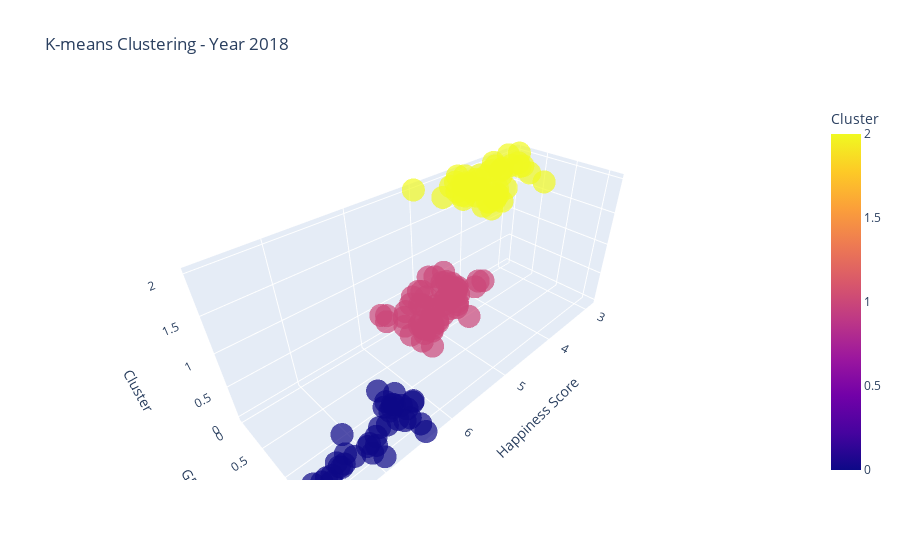

Write notebook code for a chart like this one.
### Markdown cell above
The scatter plot above display the cluster of the countries grouped into three clusters labeled 0,1, and 2 in the year **2017**. As observed, **Cluster 0** represents the countries with **higher Happiness Scores and GDP per Capita**. Countries like Norway, Denmark, and Switzerland likely share similarities regarding high well-being and economic strength.

On the other hand, **Cluster 1 has moderate values**. Countries like Malaysia, Poland, and Italy may have average well-being and moderate economic strength compared to other clusters. Lastly, **Cluster 2 represents countries with lower Happiness Scores and GDP per Capita values.** This includes countries like Chad, Liberia, and Yemen.

---

### Code cell
# Plot for 2018
kmeans_and_visualization(happiness18_df, 2018)

### Figure 1 — Plotly figure (JSON) as saved in the notebook; plotly's stock layout.template omitted (floating-point values rounded to 4 significant figures; data arrays with more than 128 entries replaced by an {"elided": "..."} marker saying what was removed)
{"data": [{"customdata": {"elided": "151x1 str values"}, "hovertemplate": "Happiness Score=%{x}<br>GDP per Capita=%{y}<br>Cluster=%{marker.color}<br>Country=%{customdata[0]}<extra></extra>", "legendgroup": "", "marker": {"color": {"elided": "151 int values"}, "coloraxis": "coloraxis", "opacity": 0.7, "symbol": "circle"}, "mode": "markers", "name": "", "scene": "scene", "showlegend": false, "type": "scatter3d", "x": {"elided": "151 float values"}, "y": {"elided": "151 float values"}, "z": {"elided": "151 int values"}}], "layout": {"coloraxis": {"colorbar": {"title": {"text": "Cluster"}}, "colorscale": [[0, "#0d0887"], [0.1111, "#46039f"], [0.2222, "#7201a8"], [0.3333, "#9c179e"], [0.4444, "#bd3786"], [0.5556, "#d8576b"], [0.6667, "#ed7953"], [0.7778, "#fb9f3a"], [0.8889, "#fdca26"], [1, "#f0f921"]]}, "legend": {"tracegroupgap": 0}, "scene": {"domain": {"x": [0, 1], "y": [0, 1]}, "xaxis": {"title": {"text": "Happiness Score"}}, "yaxis": {"title": {"text": "GDP per Capita"}}, "zaxis": {"title": {"text": "Cluster"}}}, "title": {"text": "K-means Clustering - Year 2018"}}}
